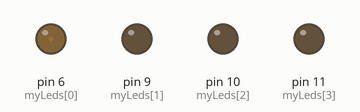
This sketch was run on a simulated Arduino Uno, built with avr-gcc and run on an emulated ATmega328P. Parts: output pins drawn as LEDs (lit = HIGH). What the sketch prints to the serial monitor is not drawn.

Above: at 0.05 s.
At 2.55 s:
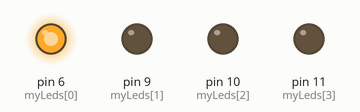
At 5.05 s:
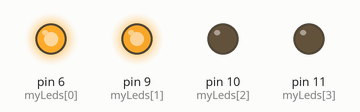
At 10.15 s:
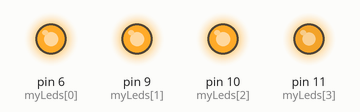
At 15.15 s:
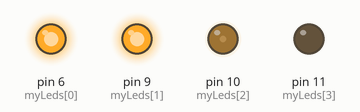
At 20.25 s:
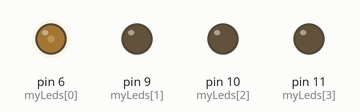
Timing chart, 0 to 27.1 s (numbered marks = the images above):
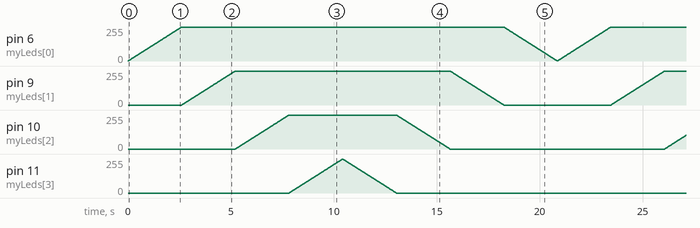

The sketch:

sketch_nov29a.ino
```cpp
int myLeds[4] = {6, 9, 10, 11};
int size = sizeof(myLeds)/sizeof(int);
int val = 0;
bool go = true;
int intensity = 0;

void setup() {
  Serial.begin(9600);
  for (int i = 0; i < size; i++) {
    pinMode(myLeds[i], OUTPUT);
  }
}

void loop() {
//  val = analogRead(0);
  val = intensity;
  Serial.println(val);

// Using this, you consider val == 255 and 256 equals

//  for (int i = 0; i < size; i++) {
//    if (val > 255)
//      analogWrite(myLeds[i], 255);
//    else if (val < 0)
//      analogWrite(myLeds[i], 0);
//    else
//      analogWrite(myLeds[i], val);
//    val -= 256;
//  }

// Using this, you consider val == 255 and 256 different

  for (int i = 0; i < size; i++) {
    if (val > 255)
      analogWrite(myLeds[i], 255);
    else if (val < 0)
      analogWrite(myLeds[i], 0);
    else
      analogWrite(myLeds[i], val);
    val -= 255;
  }

//  for (int i = 0; i < size; i++) {
//    analogWrite(myLeds[i], val/4);
//    val = val / 2;
//  }

  if (go)
    intensity++;
  else
    intensity--;
//  if (intensity == 1023 || intensity == 0)
  if (intensity == 1023 - size + 1 || intensity == 0)
    go = !go;

  delay(10);
}
```
